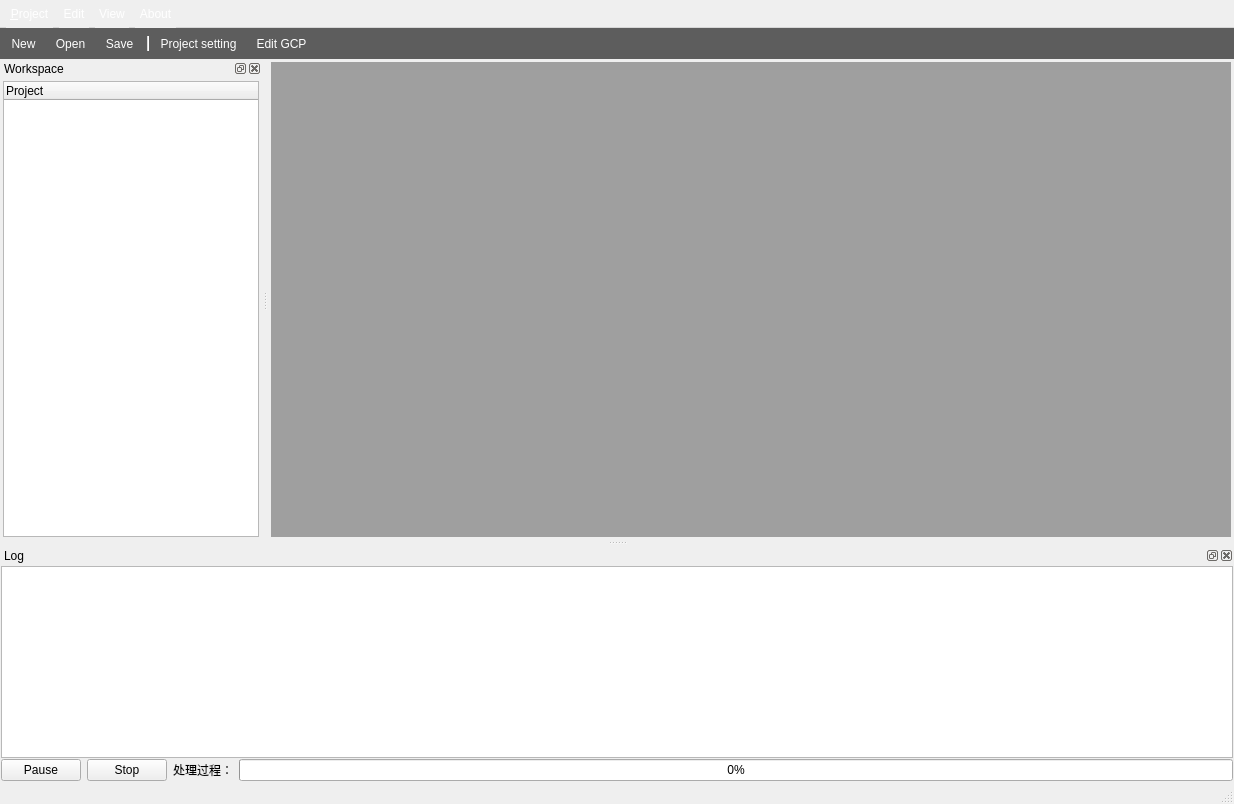
<?xml version="1.0" encoding="UTF-8"?>
<ui version="4.0">
 <class>InsightMapperClass</class>
 <widget class="QMainWindow" name="InsightMapperClass">
  <property name="geometry">
   <rect>
    <x>0</x>
    <y>0</y>
    <width>1234</width>
    <height>804</height>
   </rect>
  </property>
  <property name="windowTitle">
   <string>Insight AT</string>
  </property>
  <property name="windowIcon">
   <iconset resource="InsightMapper.qrc">
    <normaloff>:/InsightMapper/logo</normaloff>:/InsightMapper/logo</iconset>
  </property>
  <property name="dockOptions">
   <set>QMainWindow::AllowNestedDocks|QMainWindow::AllowTabbedDocks|QMainWindow::AnimatedDocks</set>
  </property>
  <widget class="QWidget" name="centralWidget">
   <layout class="QHBoxLayout" name="horizontalLayout">
    <property name="spacing">
     <number>2</number>
    </property>
    <property name="leftMargin">
     <number>3</number>
    </property>
    <property name="topMargin">
     <number>3</number>
    </property>
    <property name="rightMargin">
     <number>3</number>
    </property>
    <property name="bottomMargin">
     <number>3</number>
    </property>
    <item>
     <widget class="QMdiArea" name="mdiArea">
      <property name="styleSheet">
       <string notr="true"/>
      </property>
      <property name="viewMode">
       <enum>QMdiArea::TabbedView</enum>
      </property>
      <property name="documentMode">
       <bool>true</bool>
      </property>
      <property name="tabsClosable">
       <bool>true</bool>
      </property>
      <property name="tabsMovable">
       <bool>true</bool>
      </property>
     </widget>
    </item>
   </layout>
  </widget>
  <widget class="QMenuBar" name="menuBar">
   <property name="geometry">
    <rect>
     <x>0</x>
     <y>0</y>
     <width>1234</width>
     <height>31</height>
    </rect>
   </property>
   <property name="styleSheet">
    <string notr="true">QMenuBar {
    background-color: qlineargradient(x1:0, y1:0, x2:0, y2:1,
                                      stop:0 rgba(63, 63, 63, 255), stop:1 rgba(63, 63, 63, 255));
	color : rgb(255,255,255);
}

QMenuBar::item {
    spacing: 3px; /* spacing between menu bar items */
    padding: 7px 4px;
    background: transparent;
    border-radius: 2px;
}

QMenuBar::item:selected { /* when selected using mouse or keyboard */
    background: #a8a8a8;
}

QMenuBar::item:pressed {
    background: #888888;
}
</string>
   </property>
   <widget class="QMenu" name="menu_File">
    <property name="enabled">
     <bool>true</bool>
    </property>
    <property name="title">
     <string>&amp;Project</string>
    </property>
    <addaction name="actionNew"/>
    <addaction name="actionOpen"/>
    <addaction name="actionSave"/>
    <addaction name="actionClose"/>
   </widget>
   <widget class="QMenu" name="menuImport">
    <property name="title">
     <string>Edit</string>
    </property>
    <addaction name="actionProject"/>
    <addaction name="separator"/>
    <addaction name="actionGCP"/>
   </widget>
   <widget class="QMenu" name="menuView">
    <property name="title">
     <string>View</string>
    </property>
    <addaction name="actionWelcome"/>
    <addaction name="actionWorkspace"/>
    <addaction name="actionLog"/>
    <addaction name="separator"/>
    <addaction name="separator"/>
   </widget>
   <widget class="QMenu" name="menuAbout">
    <property name="title">
     <string>About</string>
    </property>
    <addaction name="actionRegister"/>
   </widget>
   <addaction name="menu_File"/>
   <addaction name="menuImport"/>
   <addaction name="menuView"/>
   <addaction name="menuAbout"/>
  </widget>
  <widget class="QToolBar" name="toolbar_project">
   <property name="sizePolicy">
    <sizepolicy hsizetype="Preferred" vsizetype="Preferred">
     <horstretch>0</horstretch>
     <verstretch>0</verstretch>
    </sizepolicy>
   </property>
   <property name="minimumSize">
    <size>
     <width>0</width>
     <height>30</height>
    </size>
   </property>
   <property name="windowTitle">
    <string>Main Toolbar</string>
   </property>
   <property name="styleSheet">
    <string notr="true">
QToolBar{
background-color: rgb(93, 93, 93);
border:2px;

}

QToolButton{
margin: 3px;
border-radius: 2px;
color:rgb(255, 255, 255);
padding: 2px;
}

QToolButton:hover { /* when selected using mouse or keyboard */
    background: #a8a8a8;
}

QToolButton:pressed {
    background: #888888;
}
QToolButton:disabled{
	color: rgb(153, 153, 153);
}</string>
   </property>
   <property name="movable">
    <bool>false</bool>
   </property>
   <property name="floatable">
    <bool>false</bool>
   </property>
   <attribute name="toolBarArea">
    <enum>TopToolBarArea</enum>
   </attribute>
   <attribute name="toolBarBreak">
    <bool>false</bool>
   </attribute>
   <addaction name="actionNew"/>
   <addaction name="actionOpen"/>
   <addaction name="actionSave"/>
   <addaction name="separator"/>
   <addaction name="actionProject"/>
   <addaction name="actionGCP"/>
  </widget>
  <widget class="QStatusBar" name="statusBar"/>
  <widget class="QDockWidget" name="dockWidget_workspace">
   <property name="floating">
    <bool>false</bool>
   </property>
   <property name="windowTitle">
    <string>Workspace</string>
   </property>
   <attribute name="dockWidgetArea">
    <number>1</number>
   </attribute>
   <widget class="QWidget" name="dockWidgetContents">
    <layout class="QVBoxLayout" name="verticalLayout">
     <property name="spacing">
      <number>2</number>
     </property>
     <property name="leftMargin">
      <number>3</number>
     </property>
     <property name="topMargin">
      <number>3</number>
     </property>
     <property name="rightMargin">
      <number>3</number>
     </property>
     <property name="bottomMargin">
      <number>3</number>
     </property>
     <item>
      <widget class="insight::Workspace" name="treeWidget">
       <column>
        <property name="text">
         <string>Project</string>
        </property>
       </column>
      </widget>
     </item>
    </layout>
   </widget>
  </widget>
  <widget class="QDockWidget" name="dockWidget_log">
   <property name="windowTitle">
    <string>Log</string>
   </property>
   <attribute name="dockWidgetArea">
    <number>8</number>
   </attribute>
   <widget class="QWidget" name="dockWidgetContents_3">
    <layout class="QVBoxLayout" name="verticalLayout_2">
     <property name="spacing">
      <number>1</number>
     </property>
     <property name="leftMargin">
      <number>1</number>
     </property>
     <property name="topMargin">
      <number>1</number>
     </property>
     <property name="rightMargin">
      <number>1</number>
     </property>
     <property name="bottomMargin">
      <number>1</number>
     </property>
     <item>
      <widget class="QPlainTextEdit" name="plainTextEdit_log"/>
     </item>
     <item>
      <layout class="QHBoxLayout" name="horizontalLayout_2">
       <item>
        <widget class="QPushButton" name="pushButton_pause">
         <property name="text">
          <string>Pause</string>
         </property>
        </widget>
       </item>
       <item>
        <widget class="QPushButton" name="pushButton_stop">
         <property name="text">
          <string>Stop</string>
         </property>
        </widget>
       </item>
       <item>
        <widget class="QLabel" name="label_log_title">
         <property name="text">
          <string>处理过程：</string>
         </property>
        </widget>
       </item>
       <item>
        <widget class="QProgressBar" name="progressBar">
         <property name="value">
          <number>0</number>
         </property>
        </widget>
       </item>
      </layout>
     </item>
    </layout>
   </widget>
  </widget>
  <action name="actionOpen">
   <property name="enabled">
    <bool>true</bool>
   </property>
   <property name="text">
    <string>Open</string>
   </property>
   <property name="shortcut">
    <string>Ctrl+O</string>
   </property>
  </action>
  <action name="actionSave">
   <property name="text">
    <string>Save</string>
   </property>
   <property name="shortcut">
    <string>Ctrl+S</string>
   </property>
  </action>
  <action name="actionClose">
   <property name="text">
    <string>Close</string>
   </property>
  </action>
  <action name="actionNew">
   <property name="text">
    <string>New</string>
   </property>
   <property name="shortcut">
    <string>Ctrl+N</string>
   </property>
  </action>
  <action name="actionWelcome">
   <property name="checkable">
    <bool>false</bool>
   </property>
   <property name="checked">
    <bool>false</bool>
   </property>
   <property name="text">
    <string>Welcome</string>
   </property>
  </action>
  <action name="actionWorkspace">
   <property name="checkable">
    <bool>false</bool>
   </property>
   <property name="checked">
    <bool>false</bool>
   </property>
   <property name="text">
    <string>Workspace</string>
   </property>
  </action>
  <action name="actionLog">
   <property name="checkable">
    <bool>false</bool>
   </property>
   <property name="checked">
    <bool>false</bool>
   </property>
   <property name="text">
    <string>Log</string>
   </property>
  </action>
  <action name="actionAttributes">
   <property name="text">
    <string>Attributes</string>
   </property>
  </action>
  <action name="actionGCP">
   <property name="text">
    <string>Edit GCP</string>
   </property>
  </action>
  <action name="actionProject">
   <property name="text">
    <string>Project setting</string>
   </property>
  </action>
  <action name="actionRegister">
   <property name="text">
    <string>Insight Mapper</string>
   </property>
  </action>
 </widget>
 <layoutdefault spacing="6" margin="11"/>
 <customwidgets>
  <customwidget>
   <class>insight::Workspace</class>
   <extends>QTreeWidget</extends>
   <header>Workspace.h</header>
  </customwidget>
 </customwidgets>
 <resources/>
 <connections>
  <connection>
   <sender>actionNew</sender>
   <signal>triggered()</signal>
   <receiver>InsightMapperClass</receiver>
   <slot>onNewProject()</slot>
   <hints>
    <hint type="sourcelabel">
     <x>-1</x>
     <y>-1</y>
    </hint>
    <hint type="destinationlabel">
     <x>485</x>
     <y>391</y>
    </hint>
   </hints>
  </connection>
  <connection>
   <sender>actionOpen</sender>
   <signal>triggered()</signal>
   <receiver>InsightMapperClass</receiver>
   <slot>onOpenProject()</slot>
   <hints>
    <hint type="sourcelabel">
     <x>-1</x>
     <y>-1</y>
    </hint>
    <hint type="destinationlabel">
     <x>485</x>
     <y>391</y>
    </hint>
   </hints>
  </connection>
  <connection>
   <sender>actionSave</sender>
   <signal>triggered()</signal>
   <receiver>InsightMapperClass</receiver>
   <slot>onSaveProject()</slot>
   <hints>
    <hint type="sourcelabel">
     <x>-1</x>
     <y>-1</y>
    </hint>
    <hint type="destinationlabel">
     <x>485</x>
     <y>391</y>
    </hint>
   </hints>
  </connection>
  <connection>
   <sender>actionClose</sender>
   <signal>triggered()</signal>
   <receiver>InsightMapperClass</receiver>
   <slot>onCloseProject()</slot>
   <hints>
    <hint type="sourcelabel">
     <x>-1</x>
     <y>-1</y>
    </hint>
    <hint type="destinationlabel">
     <x>485</x>
     <y>391</y>
    </hint>
   </hints>
  </connection>
  <connection>
   <sender>actionWorkspace</sender>
   <signal>triggered()</signal>
   <receiver>InsightMapperClass</receiver>
   <slot>onSetWorkspaceVisible()</slot>
   <hints>
    <hint type="sourcelabel">
     <x>-1</x>
     <y>-1</y>
    </hint>
    <hint type="destinationlabel">
     <x>485</x>
     <y>391</y>
    </hint>
   </hints>
  </connection>
  <connection>
   <sender>actionLog</sender>
   <signal>triggered()</signal>
   <receiver>InsightMapperClass</receiver>
   <slot>onSetLogVisible()</slot>
   <hints>
    <hint type="sourcelabel">
     <x>-1</x>
     <y>-1</y>
    </hint>
    <hint type="destinationlabel">
     <x>485</x>
     <y>391</y>
    </hint>
   </hints>
  </connection>
  <connection>
   <sender>actionAttributes</sender>
   <signal>triggered()</signal>
   <receiver>InsightMapperClass</receiver>
   <slot>onShowAttributes()</slot>
   <hints>
    <hint type="sourcelabel">
     <x>-1</x>
     <y>-1</y>
    </hint>
    <hint type="destinationlabel">
     <x>485</x>
     <y>391</y>
    </hint>
   </hints>
  </connection>
  <connection>
   <sender>actionWelcome</sender>
   <signal>triggered()</signal>
   <receiver>InsightMapperClass</receiver>
   <slot>onSetWelcomVisible()</slot>
   <hints>
    <hint type="sourcelabel">
     <x>-1</x>
     <y>-1</y>
    </hint>
    <hint type="destinationlabel">
     <x>485</x>
     <y>391</y>
    </hint>
   </hints>
  </connection>
  <connection>
   <sender>actionProject</sender>
   <signal>triggered()</signal>
   <receiver>InsightMapperClass</receiver>
   <slot>onEditProject()</slot>
   <hints>
    <hint type="sourcelabel">
     <x>-1</x>
     <y>-1</y>
    </hint>
    <hint type="destinationlabel">
     <x>437</x>
     <y>310</y>
    </hint>
   </hints>
  </connection>
  <connection>
   <sender>actionGCP</sender>
   <signal>triggered()</signal>
   <receiver>InsightMapperClass</receiver>
   <slot>onEditGCP()</slot>
   <hints>
    <hint type="sourcelabel">
     <x>-1</x>
     <y>-1</y>
    </hint>
    <hint type="destinationlabel">
     <x>516</x>
     <y>401</y>
    </hint>
   </hints>
  </connection>
  <connection>
   <sender>actionRegister</sender>
   <signal>triggered()</signal>
   <receiver>InsightMapperClass</receiver>
   <slot>onRegister()</slot>
   <hints>
    <hint type="sourcelabel">
     <x>-1</x>
     <y>-1</y>
    </hint>
    <hint type="destinationlabel">
     <x>516</x>
     <y>401</y>
    </hint>
   </hints>
  </connection>
 </connections>
 <slots>
  <slot>onNewProject()</slot>
  <slot>onSaveProject()</slot>
  <slot>onCloseProject()</slot>
  <slot>onOpenProject()</slot>
  <slot>onAddImages()</slot>
  <slot>onAddImagesDir()</slot>
  <slot>onEditCamera()</slot>
  <slot>onSetWorkspaceVisible()</slot>
  <slot>onSetLogVisible()</slot>
  <slot>onShowAttributes()</slot>
  <slot>onSetWelcomVisible()</slot>
  <slot>onAlignImages()</slot>
  <slot>onPostAdjustment()</slot>
  <slot>onEditProject()</slot>
  <slot>onWizard()</slot>
  <slot>addATResultWidget()</slot>
  <slot>add3dATResultWidget()</slot>
  <slot>onStop()</slot>
  <slot>onPause()</slot>
  <slot>onEditGCP()</slot>
  <slot>addMapWidget()</slot>
  <slot>onRegister()</slot>
  <slot>add3dATInitPoseResultWidget()</slot>
 </slots>
</ui>
